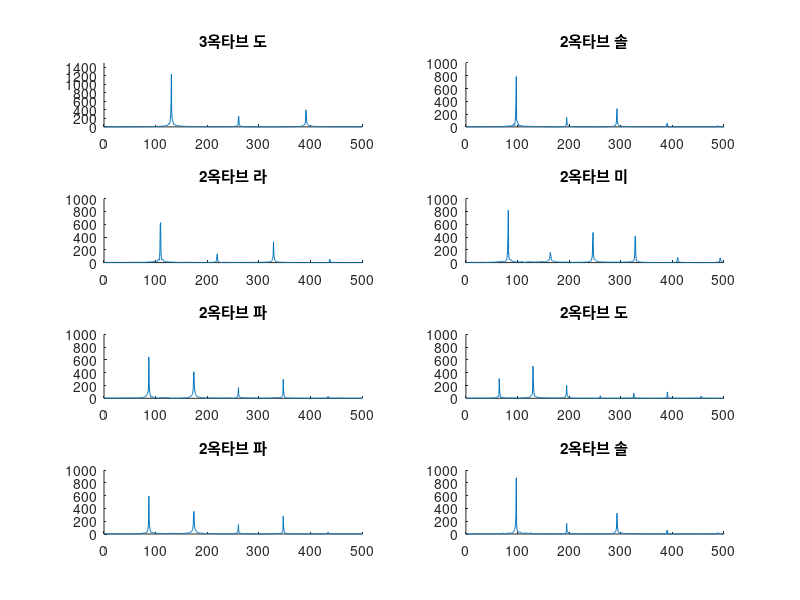

Write the MATLAB code that produced this figure.
%% Load Notes

% Read Note data is brushed from cannon_sample.wav
% Load ALL those Notes

% First Row contains index, So seconds rows are imported
note1 = load('note_1.mat').brushedData1(:,2);
note2 = load('note_2.mat').brushedData2(:,2);
note3 = load('note_3.mat').brushedData3(:,2);
note4 = load('note_4.mat').brushedData4(:,2);
note5 = load('note_5.mat').brushedData5(:,2);
note6 = load('note_6.mat').brushedData6(:,2);
note7 = load('note_7.mat').brushedData7(:,2);
note8 = load('note_8.mat').brushedData8(:,2);

%% Setup Variables

fs = 44100;
fft_size = 2^16;

% sound(note1, fs);
% sound(note2, fs);
% sound(note3, fs);
% sound(note4, fs);
% sound(note5, fs);
% sound(note6, fs);
% sound(note7, fs);
% sound(note8, fs);

x_step = fs * ((1:1:fft_size) - 1) / fft_size;

fft_note1 = abs(fft(note1, fft_size));
fft_note2 = abs(fft(note2, fft_size));
fft_note3 = abs(fft(note3, fft_size));
fft_note4 = abs(fft(note4, fft_size));
fft_note5 = abs(fft(note5, fft_size));
fft_note6 = abs(fft(note6, fft_size));
fft_note7 = abs(fft(note7, fft_size));
fft_note8 = abs(fft(note8, fft_size));
%% Plotting

subplot(4, 2, 1)
axis([0 500 0 1500])
hold on
title("3옥타브 도")
plot(x_step, fft_note1)

subplot(4, 2, 2)
axis([0 500 0 1000])
hold on
title("2옥타브 솔")
plot(x_step, fft_note2)

subplot(4, 2, 3)
axis([0 500 0 1000])
hold on
title("2옥타브 라")
plot(x_step, fft_note3)

subplot(4, 2, 4)
axis([0 500 0 1000])
hold on
title("2옥타브 미")
plot(x_step, fft_note4)

subplot(4, 2, 5)
axis([0 500 0 1000])
hold on
title("2옥타브 파")
plot(x_step, fft_note5)

subplot(4, 2, 6)
axis([0 500 0 1000])
hold on
title("2옥타브 도")
plot(x_step, fft_note6)

subplot(4, 2, 7)
axis([0 500 0 1000])
hold on
title("2옥타브 파")
plot(x_step, fft_note7)

subplot(4, 2, 8)
axis([0 500 0 1000])
hold on
title("2옥타브 솔")
plot(x_step, fft_note8)